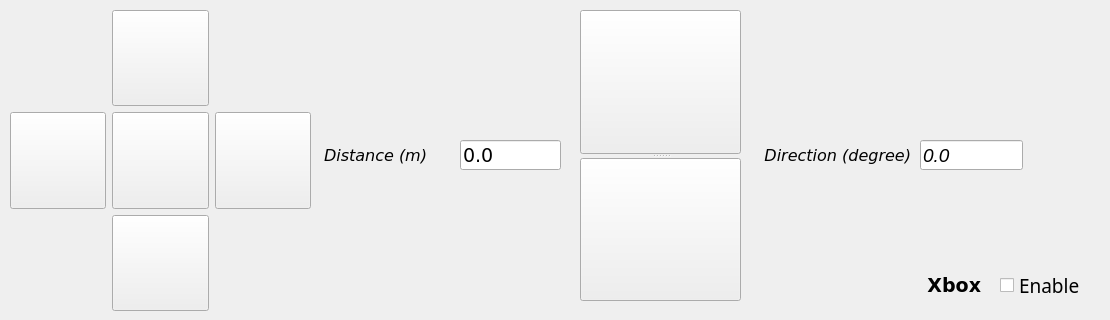
       <widget class="QWidget" name="Move">
        <attribute name="title">
         <string>Move</string>
        </attribute>
        <widget class="QLabel" name="Move_label_Distance">
         <property name="geometry">
          <rect>
           <x>324</x>
           <y>140</y>
           <width>131</width>
           <height>30</height>
          </rect>
         </property>
         <property name="minimumSize">
          <size>
           <width>120</width>
           <height>30</height>
          </size>
         </property>
         <property name="font">
          <font>
           <family>Bitstream Vera Sans</family>
           <pointsize>12</pointsize>
           <weight>50</weight>
           <italic>true</italic>
           <bold>false</bold>
          </font>
         </property>
         <property name="text">
          <string>Distance (m)</string>
         </property>
         <property name="alignment">
          <set>Qt::AlignLeading|Qt::AlignLeft|Qt::AlignVCenter</set>
         </property>
        </widget>
        <widget class="QLineEdit" name="Move_lineEdit_Distance">
         <property name="geometry">
          <rect>
           <x>460</x>
           <y>140</y>
           <width>101</width>
           <height>30</height>
          </rect>
         </property>
         <property name="minimumSize">
          <size>
           <width>50</width>
           <height>30</height>
          </size>
         </property>
         <property name="font">
          <font>
           <family>Bitstream Vera Sans</family>
           <pointsize>14</pointsize>
          </font>
         </property>
         <property name="text">
          <string>0.0</string>
         </property>
         <property name="frame">
          <bool>true</bool>
         </property>
        </widget>
        <widget class="QWidget" name="layoutWidget">
         <property name="geometry">
          <rect>
           <x>10</x>
           <y>10</y>
           <width>301</width>
           <height>301</height>
          </rect>
         </property>
         <layout class="QGridLayout" name="gridLayout_Move">
          <item row="1" column="2">
           <widget class="QPushButton" name="Move_btn_Right">
            <property name="minimumSize">
             <size>
              <width>50</width>
              <height>50</height>
             </size>
            </property>
            <property name="maximumSize">
             <size>
              <width>16777215</width>
              <height>150</height>
             </size>
            </property>
            <property name="font">
             <font>
              <family>Noto Sans CJK JP DemiLight</family>
              <pointsize>12</pointsize>
              <kerning>false</kerning>
             </font>
            </property>
            <property name="layoutDirection">
             <enum>Qt::LeftToRight</enum>
            </property>
            <property name="styleSheet">
             <string notr="true"/>
            </property>
            <property name="text">
             <string/>
            </property>
            <property name="icon">
             <iconset>
              <normaloff>../images/right.png</normaloff>../images/right.png</iconset>
            </property>
            <property name="iconSize">
             <size>
              <width>80</width>
              <height>80</height>
             </size>
            </property>
           </widget>
          </item>
          <item row="0" column="1">
           <widget class="QPushButton" name="Move_btn_Forward">
            <property name="minimumSize">
             <size>
              <width>50</width>
              <height>50</height>
             </size>
            </property>
            <property name="maximumSize">
             <size>
              <width>16777215</width>
              <height>150</height>
             </size>
            </property>
            <property name="font">
             <font>
              <family>Noto Sans CJK JP DemiLight</family>
              <pointsize>12</pointsize>
              <kerning>false</kerning>
             </font>
            </property>
            <property name="layoutDirection">
             <enum>Qt::LeftToRight</enum>
            </property>
            <property name="styleSheet">
             <string notr="true"/>
            </property>
            <property name="text">
             <string/>
            </property>
            <property name="icon">
             <iconset>
              <normaloff>../images/up.png</normaloff>../images/up.png</iconset>
            </property>
            <property name="iconSize">
             <size>
              <width>80</width>
              <height>80</height>
             </size>
            </property>
           </widget>
          </item>
          <item row="2" column="1">
           <widget class="QPushButton" name="Move_btn_Backward">
            <property name="minimumSize">
             <size>
              <width>50</width>
              <height>50</height>
             </size>
            </property>
            <property name="maximumSize">
             <size>
              <width>16777215</width>
              <height>150</height>
             </size>
            </property>
            <property name="font">
             <font>
              <family>Noto Sans CJK JP DemiLight</family>
              <pointsize>12</pointsize>
              <kerning>false</kerning>
             </font>
            </property>
            <property name="styleSheet">
             <string notr="true"/>
            </property>
            <property name="text">
             <string/>
            </property>
            <property name="icon">
             <iconset>
              <normaloff>../images/down.png</normaloff>../images/down.png</iconset>
            </property>
            <property name="iconSize">
             <size>
              <width>80</width>
              <height>80</height>
             </size>
            </property>
           </widget>
          </item>
          <item row="1" column="1">
           <widget class="QPushButton" name="Move_btn_Stop">
            <property name="minimumSize">
             <size>
              <width>50</width>
              <height>50</height>
             </size>
            </property>
            <property name="maximumSize">
             <size>
              <width>16777215</width>
              <height>150</height>
             </size>
            </property>
            <property name="font">
             <font>
              <family>Noto Sans CJK JP DemiLight</family>
              <pointsize>12</pointsize>
              <kerning>false</kerning>
             </font>
            </property>
            <property name="styleSheet">
             <string notr="true"/>
            </property>
            <property name="text">
             <string/>
            </property>
            <property name="icon">
             <iconset>
              <normaloff>../images/stop.png</normaloff>../images/stop.png</iconset>
            </property>
            <property name="iconSize">
             <size>
              <width>80</width>
              <height>80</height>
             </size>
            </property>
           </widget>
          </item>
          <item row="1" column="0">
           <widget class="QPushButton" name="Move_btn_Left">
            <property name="minimumSize">
             <size>
              <width>50</width>
              <height>50</height>
             </size>
            </property>
            <property name="maximumSize">
             <size>
              <width>16777215</width>
              <height>150</height>
             </size>
            </property>
            <property name="font">
             <font>
              <family>Noto Sans CJK JP DemiLight</family>
              <pointsize>12</pointsize>
              <kerning>false</kerning>
             </font>
            </property>
            <property name="layoutDirection">
             <enum>Qt::LeftToRight</enum>
            </property>
            <property name="styleSheet">
             <string notr="true"/>
            </property>
            <property name="text">
             <string/>
            </property>
            <property name="icon">
             <iconset>
              <normaloff>../images/left.png</normaloff>../images/left.png</iconset>
            </property>
            <property name="iconSize">
             <size>
              <width>80</width>
              <height>80</height>
             </size>
            </property>
           </widget>
          </item>
         </layout>
        </widget>
        <widget class="QLineEdit" name="SelfTurn_lineEdit_Direction">
         <property name="geometry">
          <rect>
           <x>920</x>
           <y>140</y>
           <width>103</width>
           <height>30</height>
          </rect>
         </property>
         <property name="minimumSize">
          <size>
           <width>100</width>
           <height>30</height>
          </size>
         </property>
         <property name="font">
          <font>
           <pointsize>14</pointsize>
           <italic>true</italic>
          </font>
         </property>
         <property name="text">
          <string>0.0</string>
         </property>
        </widget>
        <widget class="QLabel" name="SelfTurn_label_Direction">
         <property name="geometry">
          <rect>
           <x>750</x>
           <y>140</y>
           <width>161</width>
           <height>30</height>
          </rect>
         </property>
         <property name="minimumSize">
          <size>
           <width>150</width>
           <height>30</height>
          </size>
         </property>
         <property name="font">
          <font>
           <family>Bitstream Vera Sans</family>
           <pointsize>12</pointsize>
           <weight>50</weight>
           <italic>true</italic>
           <bold>false</bold>
          </font>
         </property>
         <property name="text">
          <string>Direction (degree)</string>
         </property>
         <property name="alignment">
          <set>Qt::AlignRight|Qt::AlignTrailing|Qt::AlignVCenter</set>
         </property>
        </widget>
        <widget class="QCheckBox" name="Xbox_Enable">
         <property name="enabled">
          <bool>true</bool>
         </property>
         <property name="geometry">
          <rect>
           <x>1000</x>
           <y>270</y>
           <width>101</width>
           <height>31</height>
          </rect>
         </property>
         <property name="minimumSize">
          <size>
           <width>100</width>
           <height>0</height>
          </size>
         </property>
         <property name="maximumSize">
          <size>
           <width>16777215</width>
           <height>16777215</height>
          </size>
         </property>
         <property name="font">
          <font>
           <family>Sans Serif</family>
           <pointsize>14</pointsize>
           <weight>50</weight>
           <bold>false</bold>
          </font>
         </property>
         <property name="text">
          <string>Enable</string>
         </property>
         <property name="iconSize">
          <size>
           <width>16</width>
           <height>16</height>
          </size>
         </property>
        </widget>
        <widget class="QLabel" name="Xbox_label_title">
         <property name="geometry">
          <rect>
           <x>881</x>
           <y>270</y>
           <width>100</width>
           <height>30</height>
          </rect>
         </property>
         <property name="minimumSize">
          <size>
           <width>100</width>
           <height>30</height>
          </size>
         </property>
         <property name="font">
          <font>
           <family>Bitstream Vera Sans</family>
           <pointsize>14</pointsize>
           <weight>75</weight>
           <italic>false</italic>
           <bold>true</bold>
          </font>
         </property>
         <property name="text">
          <string>Xbox</string>
         </property>
         <property name="alignment">
          <set>Qt::AlignRight|Qt::AlignTrailing|Qt::AlignVCenter</set>
         </property>
        </widget>
        <widget class="QSplitter" name="Selfturn_splitter">
         <property name="geometry">
          <rect>
           <x>580</x>
           <y>10</y>
           <width>161</width>
           <height>291</height>
          </rect>
         </property>
         <property name="orientation">
          <enum>Qt::Vertical</enum>
         </property>
         <widget class="QPushButton" name="SelfTurn_btn_Left">
          <property name="minimumSize">
           <size>
            <width>80</width>
            <height>50</height>
           </size>
          </property>
          <property name="font">
           <font>
            <family>Noto Sans CJK JP DemiLight</family>
            <pointsize>12</pointsize>
            <kerning>false</kerning>
           </font>
          </property>
          <property name="styleSheet">
           <string notr="true"/>
          </property>
          <property name="text">
           <string/>
          </property>
          <property name="icon">
           <iconset>
            <normaloff>../images/selfturn_left.png</normaloff>../images/selfturn_left.png</iconset>
          </property>
          <property name="iconSize">
           <size>
            <width>100</width>
            <height>100</height>
           </size>
          </property>
          <property name="autoExclusive">
           <bool>false</bool>
          </property>
         </widget>
         <widget class="QPushButton" name="SelfTurn_btn_Right">
          <property name="minimumSize">
           <size>
            <width>80</width>
            <height>50</height>
           </size>
          </property>
          <property name="font">
           <font>
            <family>Noto Sans CJK JP DemiLight</family>
            <pointsize>12</pointsize>
            <kerning>false</kerning>
           </font>
          </property>
          <property name="styleSheet">
           <string notr="true"/>
          </property>
          <property name="text">
           <string/>
          </property>
          <property name="icon">
           <iconset>
            <normaloff>../images/selfturn_right.png</normaloff>../images/selfturn_right.png</iconset>
          </property>
          <property name="iconSize">
           <size>
            <width>100</width>
            <height>100</height>
           </size>
          </property>
          <property name="autoExclusive">
           <bool>false</bool>
          </property>
         </widget>
        </widget>
        <zorder>Selfturn_splitter</zorder>
        <zorder>Move_label_Distance</zorder>
        <zorder>Move_lineEdit_Distance</zorder>
        <zorder>layoutWidget</zorder>
        <zorder>SelfTurn_lineEdit_Direction</zorder>
        <zorder>SelfTurn_label_Direction</zorder>
        <zorder>Xbox_Enable</zorder>
        <zorder>Xbox_label_title</zorder>
       </widget>
